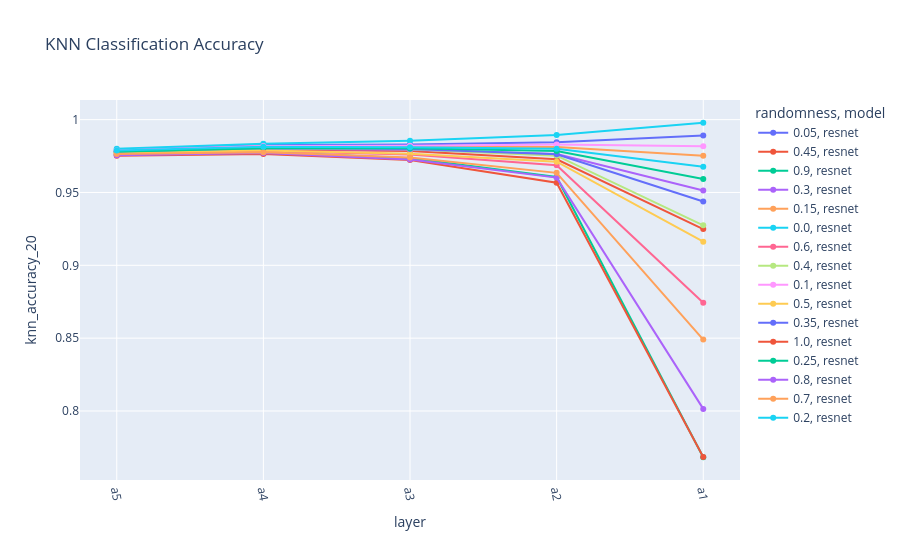

The code cell stored with this chart in its notebook:
### Code cell
fig = px.line(resnet, x="layer", y="knn_accuracy_20", color="randomness", symbol="model", color_discrete_sequence=px.colors.qualitative.Plotly, title="KNN Classification Accuracy")
fig.update_xaxes(tickangle=80)
# fig.update_yaxes(type="log")

### Figure 1 — Plotly figure (JSON) as saved in the notebook; plotly's stock layout.template omitted (floating-point values rounded to 4 significant figures)
{"data": [{"hovertemplate": "randomness=0.05<br>model=resnet<br>layer=%{x}<br>knn_accuracy_20=%{y}<extra></extra>", "legendgroup": "0.05, resnet", "line": {"color": "#636EFA", "dash": "solid"}, "marker": {"symbol": "circle"}, "mode": "lines+markers", "name": "0.05, resnet", "orientation": "v", "showlegend": true, "type": "scatter", "x": ["a5", "a4", "a3", "a2", "a1"], "xaxis": "x", "y": [0.9792, 0.9827, 0.983, 0.9845, 0.9891], "yaxis": "y"}, {"hovertemplate": "randomness=0.45<br>model=resnet<br>layer=%{x}<br>knn_accuracy_20=%{y}<extra></extra>", "legendgroup": "0.45, resnet", "line": {"color": "#EF553B", "dash": "solid"}, "marker": {"symbol": "circle"}, "mode": "lines+markers", "name": "0.45, resnet", "orientation": "v", "showlegend": true, "type": "scatter", "x": ["a5", "a4", "a3", "a2", "a1"], "xaxis": "x", "y": [0.9772, 0.9796, 0.9784, 0.9727, 0.9249], "yaxis": "y"}, {"hovertemplate": "randomness=0.9<br>model=resnet<br>layer=%{x}<br>knn_accuracy_20=%{y}<extra></extra>", "legendgroup": "0.9, resnet", "line": {"color": "#00CC96", "dash": "solid"}, "marker": {"symbol": "circle"}, "mode": "lines+markers", "name": "0.9, resnet", "orientation": "v", "showlegend": true, "type": "scatter", "x": ["a5", "a4", "a3", "a2", "a1"], "xaxis": "x", "y": [0.9759, 0.9778, 0.9735, 0.9607, 0.7683], "yaxis": "y"}, {"hovertemplate": "randomness=0.3<br>model=resnet<br>layer=%{x}<br>knn_accuracy_20=%{y}<extra></extra>", "legendgroup": "0.3, resnet", "line": {"color": "#AB63FA", "dash": "solid"}, "marker": {"symbol": "circle"}, "mode": "lines+markers", "name": "0.3, resnet", "orientation": "v", "showlegend": true, "type": "scatter", "x": ["a5", "a4", "a3", "a2", "a1"], "xaxis": "x", "y": [0.9781, 0.9798, 0.9793, 0.9764, 0.9514], "yaxis": "y"}, {"hovertemplate": "randomness=0.15<br>model=resnet<br>layer=%{x}<br>knn_accuracy_20=%{y}<extra></extra>", "legendgroup": "0.15, resnet", "line": {"color": "#FFA15A", "dash": "solid"}, "marker": {"symbol": "circle"}, "mode": "lines+markers", "name": "0.15, resnet", "orientation": "v", "showlegend": true, "type": "scatter", "x": ["a5", "a4", "a3", "a2", "a1"], "xaxis": "x", "y": [0.9784, 0.9817, 0.9818, 0.9811, 0.9752], "yaxis": "y"}, {"hovertemplate": "randomness=0.0<br>model=resnet<br>layer=%{x}<br>knn_accuracy_20=%{y}<extra></extra>", "legendgroup": "0.0, resnet", "line": {"color": "#19D3F3", "dash": "solid"}, "marker": {"symbol": "circle"}, "mode": "lines+markers", "name": "0.0, resnet", "orientation": "v", "showlegend": true, "type": "scatter", "x": ["a5", "a4", "a3", "a2", "a1"], "xaxis": "x", "y": [0.9799, 0.9835, 0.9854, 0.9894, 0.9979], "yaxis": "y"}, {"hovertemplate": "randomness=0.6<br>model=resnet<br>layer=%{x}<br>knn_accuracy_20=%{y}<extra></extra>", "legendgroup": "0.6, resnet", "line": {"color": "#FF6692", "dash": "solid"}, "marker": {"symbol": "circle"}, "mode": "lines+markers", "name": "0.6, resnet", "orientation": "v", "showlegend": true, "type": "scatter", "x": ["a5", "a4", "a3", "a2", "a1"], "xaxis": "x", "y": [0.9763, 0.9784, 0.9761, 0.9687, 0.8742], "yaxis": "y"}, {"hovertemplate": "randomness=0.4<br>model=resnet<br>layer=%{x}<br>knn_accuracy_20=%{y}<extra></extra>", "legendgroup": "0.4, resnet", "line": {"color": "#B6E880", "dash": "solid"}, "marker": {"symbol": "circle"}, "mode": "lines+markers", "name": "0.4, resnet", "orientation": "v", "showlegend": true, "type": "scatter", "x": ["a5", "a4", "a3", "a2", "a1"], "xaxis": "x", "y": [0.9777, 0.9803, 0.9796, 0.9753, 0.9275], "yaxis": "y"}, {"hovertemplate": "randomness=0.1<br>model=resnet<br>layer=%{x}<br>knn_accuracy_20=%{y}<extra></extra>", "legendgroup": "0.1, resnet", "line": {"color": "#FF97FF", "dash": "solid"}, "marker": {"symbol": "circle"}, "mode": "lines+markers", "name": "0.1, resnet", "orientation": "v", "showlegend": true, "type": "scatter", "x": ["a5", "a4", "a3", "a2", "a1"], "xaxis": "x", "y": [0.9788, 0.9819, 0.9821, 0.9829, 0.9817], "yaxis": "y"}, {"hovertemplate": "randomness=0.5<br>model=resnet<br>layer=%{x}<br>knn_accuracy_20=%{y}<extra></extra>", "legendgroup": "0.5, resnet", "line": {"color": "#FECB52", "dash": "solid"}, "marker": {"symbol": "circle"}, "mode": "lines+markers", "name": "0.5, resnet", "orientation": "v", "showlegend": true, "type": "scatter", "x": ["a5", "a4", "a3", "a2", "a1"], "xaxis": "x", "y": [0.9771, 0.9788, 0.9766, 0.9711, 0.9162], "yaxis": "y"}, {"hovertemplate": "randomness=0.35<br>model=resnet<br>layer=%{x}<br>knn_accuracy_20=%{y}<extra></extra>", "legendgroup": "0.35, resnet", "line": {"color": "#636EFA", "dash": "solid"}, "marker": {"symbol": "circle"}, "mode": "lines+markers", "name": "0.35, resnet", "orientation": "v", "showlegend": true, "type": "scatter", "x": ["a5", "a4", "a3", "a2", "a1"], "xaxis": "x", "y": [0.9781, 0.9806, 0.9799, 0.9762, 0.9438], "yaxis": "y"}, {"hovertemplate": "randomness=1.0<br>model=resnet<br>layer=%{x}<br>knn_accuracy_20=%{y}<extra></extra>", "legendgroup": "1.0, resnet", "line": {"color": "#EF553B", "dash": "solid"}, "marker": {"symbol": "circle"}, "mode": "lines+markers", "name": "1.0, resnet", "orientation": "v", "showlegend": true, "type": "scatter", "x": ["a5", "a4", "a3", "a2", "a1"], "xaxis": "x", "y": [0.9752, 0.9764, 0.9723, 0.9567, 0.7685], "yaxis": "y"}, {"hovertemplate": "randomness=0.25<br>model=resnet<br>layer=%{x}<br>knn_accuracy_20=%{y}<extra></extra>", "legendgroup": "0.25, resnet", "line": {"color": "#00CC96", "dash": "solid"}, "marker": {"symbol": "circle"}, "mode": "lines+markers", "name": "0.25, resnet", "orientation": "v", "showlegend": true, "type": "scatter", "x": ["a5", "a4", "a3", "a2", "a1"], "xaxis": "x", "y": [0.978, 0.9803, 0.9803, 0.9785, 0.9593], "yaxis": "y"}, {"hovertemplate": "randomness=0.8<br>model=resnet<br>layer=%{x}<br>knn_accuracy_20=%{y}<extra></extra>", "legendgroup": "0.8, resnet", "line": {"color": "#AB63FA", "dash": "solid"}, "marker": {"symbol": "circle"}, "mode": "lines+markers", "name": "0.8, resnet", "orientation": "v", "showlegend": true, "type": "scatter", "x": ["a5", "a4", "a3", "a2", "a1"], "xaxis": "x", "y": [0.9755, 0.977, 0.9727, 0.9602, 0.8015], "yaxis": "y"}, {"hovertemplate": "randomness=0.7<br>model=resnet<br>layer=%{x}<br>knn_accuracy_20=%{y}<extra></extra>", "legendgroup": "0.7, resnet", "line": {"color": "#FFA15A", "dash": "solid"}, "marker": {"symbol": "circle"}, "mode": "lines+markers", "name": "0.7, resnet", "orientation": "v", "showlegend": true, "type": "scatter", "x": ["a5", "a4", "a3", "a2", "a1"], "xaxis": "x", "y": [0.9763, 0.9776, 0.9741, 0.9635, 0.849], "yaxis": "y"}, {"hovertemplate": "randomness=0.2<br>model=resnet<br>layer=%{x}<br>knn_accuracy_20=%{y}<extra></extra>", "legendgroup": "0.2, resnet", "line": {"color": "#19D3F3", "dash": "solid"}, "marker": {"symbol": "circle"}, "mode": "lines+markers", "name": "0.2, resnet", "orientation": "v", "showlegend": true, "type": "scatter", "x": ["a5", "a4", "a3", "a2", "a1"], "xaxis": "x", "y": [0.9789, 0.9814, 0.981, 0.9801, 0.9676], "yaxis": "y"}], "layout": {"legend": {"title": {"text": "randomness, model"}, "tracegroupgap": 0}, "title": {"text": "KNN Classification Accuracy"}, "xaxis": {"anchor": "y", "domain": [0, 1], "tickangle": 80, "title": {"text": "layer"}}, "yaxis": {"anchor": "x", "domain": [0, 1], "title": {"text": "knn_accuracy_20"}}}}
